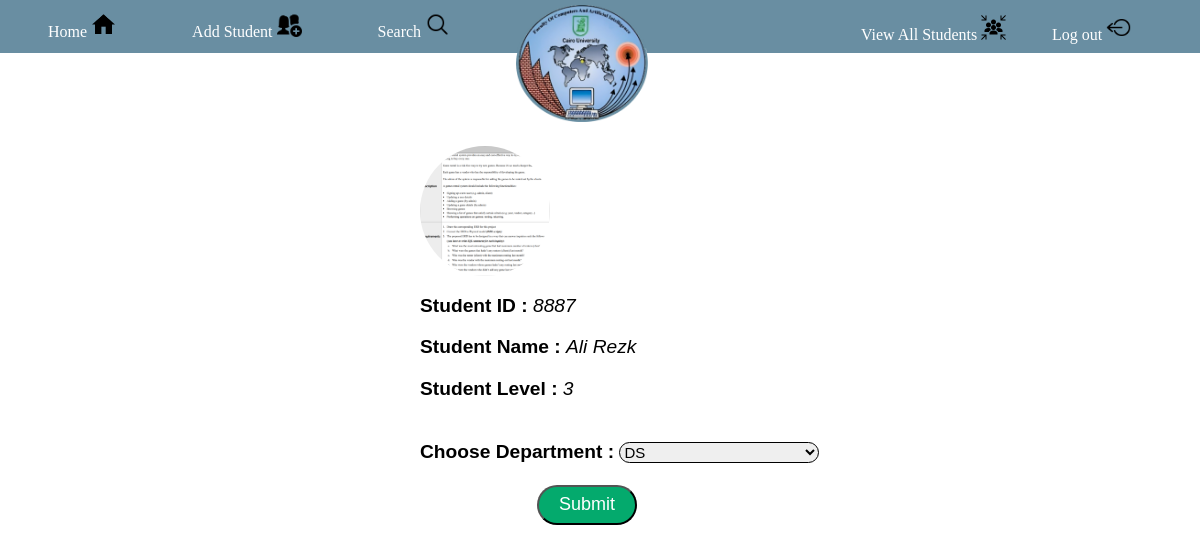
The app's page /assign/8887/ (signed in), older data.
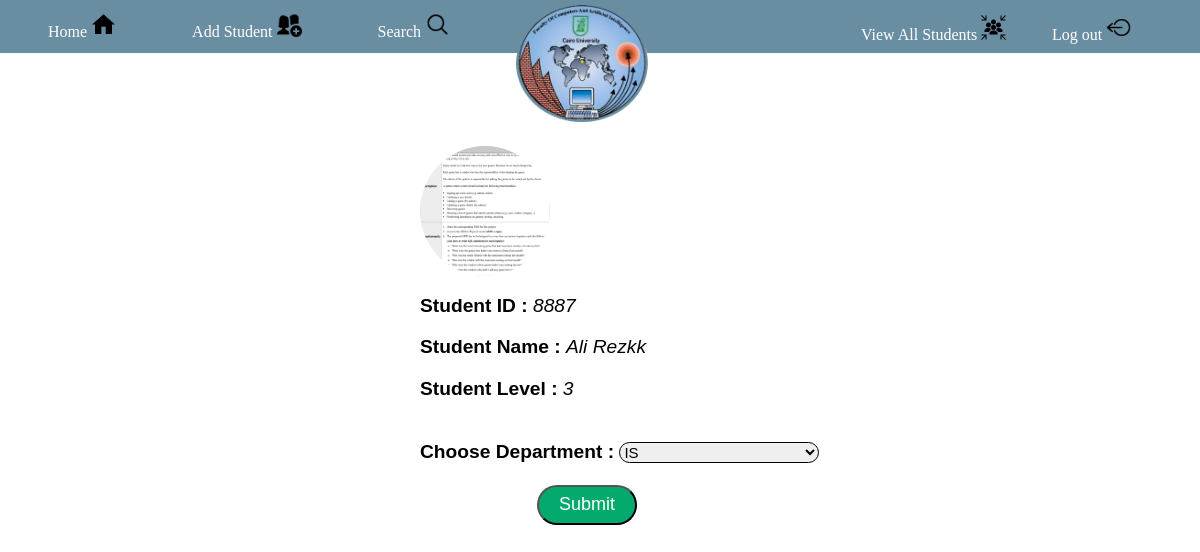
The same page, newer data.
### main/models.py (models this page shows, shortened)
class Student(models.Model):
    GENERAL = 'general'
    CS = 'cs'
    IS = 'is'
    DS = 'ds'
    IT = 'it'
    AI = 'ai'
    MALE = 'male'
    FEMALE = 'female'
    ACTIVE = 'active'
    INACTIVE = 'inactive'
    DEPARTMENT = (
        (GENERAL, 'general'),
        (CS, 'cs'),
        (IS, 'is'),
        (DS, 'ds'),
        (IT, 'it'),
        (AI, 'ai'),
    )
    GENDER = (
        (MALE, 'male'),
        (FEMALE, 'female'),
    )
    STATUS = (
        (ACTIVE, 'active'),
        (INACTIVE, 'inactive'),
    )
    id = models.IntegerField(primary_key=True)
    name = models.CharField(max_length=50)
    gpa = models.FloatField()
    email = models.EmailField()
    level = models.IntegerField()
    department = models.CharField(
        max_length=50, choices=DEPARTMENT, default=GENERAL)
    gender = models.CharField(max_length=25, choices=GENDER)
    phone = models.CharField(max_length=11)
    birth = models.DateField(blank=True)
    status = models.CharField(max_length=25, choices=STATUS, default=ACTIVE)
    image = models.ImageField(
        upload_to='main/static/profilePhotos/', blank=True)

### main/views.py (the view)
# urls.py: path('assign/<int:student_id>/', views.assign, name='assign'),
@login_required
def assign(request, student_id):
    student = Student.objects.get(id=student_id)
    if student.level == 1 or student.level == 2:
        return render(request, "error.html")
    else:
        return render(request, "assign.html", {"student": student})

### main/templates/assign.html (shortened to what this page needs)
{% extends 'base.html' %}
{% load static %}
{% block head %}
    <link rel="stylesheet" href="{% static 'css/assign.css'%}"/>
{% endblock %}
{% block content %}
    <div class="student">
        <div id="assign">
            {% if student.image %}
                <img id="Student-img" src="{{ student.image.url }}">
            {% else %}
                {% if student.gender == 'male' %}
                    <img id="Student-img" src="{% static 'images/male_user.png'%}">
                {% else %}
                    <img id="Student-img" src="{% static 'images/female_user.png'%}">
                {% endif %}
            {% endif %}
            <br>
            <div class="student's info">
                <p class="text-input" type="text" id="id"> <b> Student ID : </b> <i>{{student.id}}</i></p>
                <p class="text-input" type="text" id="name"> <b> Student Name : </b> <i>{{student.name}}</i></p>
                <p class="text-input" type="text" id="level"> <b> Student Level : </b><i id = "l">{{student.level}}</i></p>
                <br>
                <div class="choose_dep">
                    <label for="department"><b>Choose Department :</b></label>
                    <select name="department" id="dep" class="opt-btutton">
                        {% if student.department == "cs" %}
                                <option value="cs" selected>CS</option>
                                <option value="is">IS</option>
                                <option value="it">IT</option>
                                <option value="ds">DS</option>
                                <option value="ai">AI</option>
                            {% elif student.department == "is" %}
                                <option value="is" selected>IS</option>
                            {% elif student.department == "it" %}
                                <option value="cs">CS</option>
                                <option value="is">IS</option>
                                <option value="it" selected>IT</option>
                                <option value="ds">DS</option>
                                <option value="ai">AI</option>
                            {% elif student.department == "ds" %}
                                <option value="ds" selected>DS</option>
                            {% else %}
                                <option value="cs">CS</option>
                                <option value="is">IS</option>
                                <option value="it">IT</option>
                                <option value="ds">DS</option>
                                <option value="ai" selected>AI</option>
                            {% endif %}
                    </select>
                </div><br>
            </div>
            <div><button class="sub" onclick="assignStudent('{{student.id}}')">Submit</button>
            </div>
        </div>
    </div>
{% endblock %}

### main/templates/base.html (shortened to what this page needs)
{% load static %} {% csrf_token %}
<!DOCTYPE html>
<html>
    <head>
        <link rel="stylesheet" href="{% static 'css/NavBar.css'%}"/>
        {% block head %}
        {% endblock %}
    </head>
    <body>
        <div class="nav">
            <nav class="nav-bar">
                <div class="nav-left">
                    <a href="/HomePage" class=" {% if navbar == 'home' %} active-menu-left {% else %} nav-menu {% endif %}">Home <img src="{% static 'images/home.png'%}" class="nav-menue-logo"/></a>
                    <a href="/Add_Student" class="{% if navbar == 'add-student' %} active-menu-left {% else %} nav-menu {% endif %}">Add Student <img src="{% static 'images/add.png'%}" class="nav-menue-logo"/></a>
                    <a href="/Search" class="{% if navbar == 'search' %} active-menu-left {% else %} nav-menu {% endif %}">Search <img src="{% static 'images/search.png'%}" class="nav-menue-logo"/></a>
                </div>
                <div class="nav-right">
                    <a href="/View-all" class="{% if navbar == 'view-all' %} active-menu-right {% else %} nav-menu {% endif %}">View All Students <img src="{% static 'images/all.png'%}" class="nav-menue-logo"/></a>
                    {% if request.user.is_authenticated%}
                        <a class="nav-menu" href="/signout">Log out <img src="{% static 'images/logout.png'%}" class="nav-menue-logo"/></a>
                    {% else %}
                        <a class="nav-menu" href="/loginPage">Log in <img src="{% static 'images/login.png'%}" class="nav-menue-logo"/></a>
                    {% endif %}
                </div>
            </nav>
            <a href="/HomePage"><img src="{% static 'images/nav-logo.png'%}" class="logo"/></a>
        </div>
        {% block content %}
        {% endblock %}
    </body>
</html>

### main/static/css/NavBar.css (style rules this page uses)
body { margin: 0; }
a { text-decoration: none; }
.nav-right { margin-top: -3.5%; float:right; width: 22%; padding: 1%; }
.nav-left { width:50%; padding: 1%; }
.nav-menu { margin:6%; color: white; }
.nav-menue-logo { width: 25px; }
.nav-bar { margin:0; background-color: #698EA2; }
.logo { margin:auto; display: inline; margin-left: 43%; margin-top: -4%; width:11%; }
@media screen and (max-width: 1670px) { .nav-right { margin-top: -3.6%; float:right; width: 22%; padding: 1%; } }
@media screen and (max-width: 1570px) { .nav-right { margin-top: -3.7%; float:right; width: 22%; padding: 1%; } }
@media screen and (max-width: 1500px) { .nav-right { margin-top: -3.7%; float:right; width: 22%; padding: 1%; } }
@media screen and (max-width: 1488px) { .nav-right { margin-top: -3.8%; float:right; width: 22%; padding: 1%; } }
@media screen and (max-width: 1439px) { .nav-right { margin-top: -3.9%; float:right; width: 23%; padding: 1%; } }
@media screen and (max-width: 1395px) { .nav-right { margin-top: -4%; float:right; width: 24%; padding: 1%; } }
@media screen and (max-width: 1354px) { .nav-right { margin-top: -4.2%; float:right; width: 25%; padding: 1%; } }
@media screen and (max-width: 1316px) { .nav-right { margin-top: -4.2%; float:right; width: 26%; padding: 1%; } }
@media screen and (max-width: 1279px) { .nav-right { margin-top: -4.2%; float:right; width: 27%; padding: 1%; } }
@media screen and (max-width: 1245px) { .nav-right { float:right; width: 28%; padding: 1%; } }
@media screen and (max-width: 1212px) { .nav-right { float:right; width: 29%; padding: 1%; } }

### main/static/css/assign.css (style rules this page uses)
#assign { margin-left: 35%; margin-top: 2%; }
#Student-img { border-radius: 50%; width: 130px; height: 130px; }
.info { display: inline; font: 50px; margin: 5%; font-size: 120%; font-family: Arial, Helvetica, sans-serif; }
#dep { font-size: 15px; border: 1px solid ; border-radius: 25px; width: 200px; }
.sub { color: white; background-color: #04aa6d; height: 40px; width: 100px; border-radius: 20px; font-size: 18px; padding: 6px 18px; margin-left: 15%; }

Row changes from the older to the newer data that the page shows:
changed Student id 8887: name "Ali Rezk" → "Ali Rezkk"; department "DS" → "IS"
